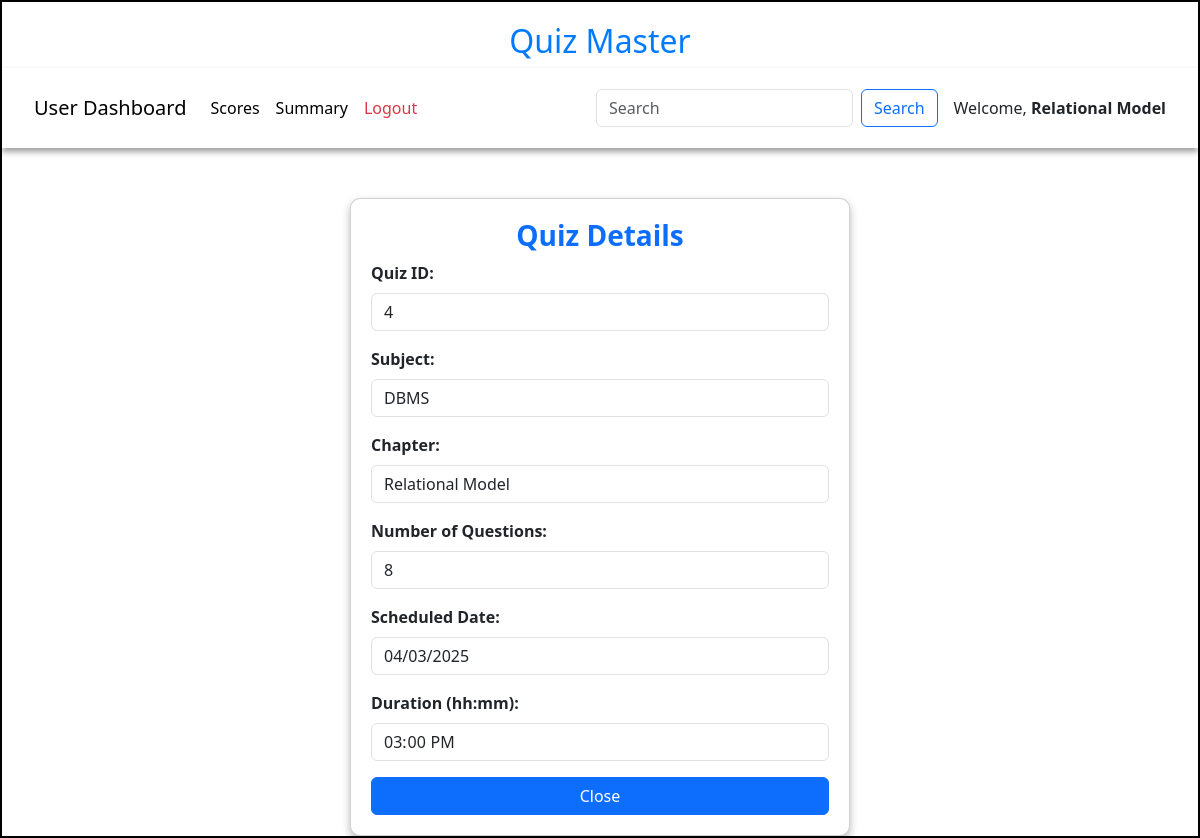
Page /view_quiz/4/Relational Model on the committed database.
### models/models.py (models this page shows)
class Quiz(db.Model):
    id=db.Column(db.Integer,primary_key=True)
    name = db.Column(db.String,unique=True,nullable=False)
    Chapter_id = db.Column(db.Integer,db.ForeignKey("chapter.id"),nullable=False)
    date_of_quiz = db.Column(db.Date(),nullable=False)
    time_duration = db.Column(db.Time(),nullable =False)
    remarks=db.Column(db.String)
    scores= db.relationship("Score",cascade="all,delete",backref="quiz",lazy=True)
    questions = db.relationship("Question",cascade="all,delete",backref="quiz",lazy=True)

class Subject(db.Model):
    id=db.Column(db.Integer,primary_key=True)
    name=db.Column(db.String,unique=True,nullable=False)
    description=db.Column(db.String)
    chapters = db.relationship("Chapter",cascade="all,delete",backref="subject",lazy=True)

class Chapter(db.Model):
    id=db.Column(db.Integer,primary_key=True)
    name=db.Column(db.String,unique=True,nullable=False)
    description=db.Column(db.String)
    Subject_id = db.Column(db.Integer,db.ForeignKey("subject.id"),nullable=False)
    quizes = db.relationship("Quiz",cascade="all,delete",backref="chapter",lazy=True)

### controllers/controller.py (the view)
@app.route('/view_quiz/<id>/<name>')
def view_quiz(id,name):
    quiz = get_quiz(id)
    chapter = Chapter.query.filter_by(id=quiz.Chapter_id).first()
    subject = Subject.query.filter_by(id=chapter.Subject_id).first()
    return render_template("view_quiz.html",quiz=quiz,name=name,chapter=chapter,subject=subject)

### controllers/controller.py (called while the page is built)
def  get_quiz(id):
    quiz = Quiz.query.filter_by(id=id).first()
    return quiz

### templates/view_quiz.html (shortened to what this page needs)
<!DOCTYPE html>
<html lang="en">
<head>
    <link href="https://cdn.jsdelivr.net/npm/bootstrap@5.3.3/dist/css/bootstrap.min.css" rel="stylesheet">
    <link rel="stylesheet" href="/static/css/style.css">
</head>
<body>
    <div id="container">
        <h1 id="heading">Quiz Master</h1>
        <nav class="navbar navbar-expand-lg navbar-light bg-white">
            <div class="container-fluid">
                <a class="navbar-brand" href="#">User Dashboard</a>
                <div class="collapse navbar-collapse" id="navbarNav">
                    <ul class="navbar-nav me-auto">
                        <li class="nav-item">
                            <a class="nav-link active" href="/user_scores/{{ name }}">Scores</a>
                        </li>
                        <li class="nav-item">
                            <a class="nav-link active" href="/user_summary/{{name}}">Summary</a>
                        </li>
                        <li class="nav-item">
                            <a class="nav-link text-danger" href="/login">Logout</a>
                        </li>
                    </ul>
                    <form class="d-flex" method="POST" action="/search/{{name}}">
                        <input class="form-control me-2" type="search" placeholder="Search" name="search_txt" id="search_txt">
                        <button class="btn btn-outline-primary" type="submit">Search</button>
                    </form>
                </div>
                <span class="ms-3">Welcome, <strong>{{name}}</strong></span>
            </div>
        </nav>
        <div id="quiz_detail-panel" style="margin: auto;margin-top: 50px; width: 500px;">
            <div class="card">
                <h3 class="text-center text-primary fw-bold">Quiz Details</h3>
            <form action="/view_quiz/{{quiz.id}}/{{name}}" method="POST">
                <div class="mb-3">
                    <label class="form-label"><b>Quiz ID:</b></label>
                    <input type="text" class="form-control" value="{{quiz.id}}" readonly>
                </div>
                <div class="mb-3">
                    <label class="form-label"><b>Subject:</b></label>
                    <input type="text" class="form-control" value="{{subject.name}}" readonly>
                </div>
                <div class="mb-3">
                    <label class="form-label"><b>Chapter:</b></label>
                    <input type="text" class="form-control" value="{{chapter.name}}" readonly>
                </div>
                <div class="mb-3">
                    <label class="form-label"><b>Number of Questions:</b></label>
                    <input type="text" class="form-control" value="{{quiz.questions | length}}" readonly>
                </div>
                <div class="mb-3">
                    <label class="form-label"><b>Scheduled Date:</b></label>
                    <input type="date" class="form-control" value="{{quiz.date_of_quiz}}" readonly>
                </div>
                <div class="mb-3">
                    <label class="form-label"><b>Duration (hh:mm):</b></label>
                    <input type="time" class="form-control" value="{{quiz.time_duration}}" readonly>
                </div>
                <div class="d-grid">
                    <a href="/user/{{name}}" class="btn btn-primary btn-custom">Close</a>
                </div>
            </form>
            </div>
        </div>
    </div>
</body>
</html>

### static/css/style.css (style rules this page uses)
* { margin: 0px }
#container { border: 2px solid black; margin: auto; min-height: 729px; width: 100%; }
#heading { text-align: center; font-size: 2rem; margin-top: 20px; color: #007bff; }
.navbar { box-shadow: 0px 4px 6px rgba(0, 0, 0, 0.374); padding:20px; }
.card { box-shadow: 0px 4px 8px rgba(0, 0, 0, 0.280); transition: transform 0.2s ease-in-out; border-radius: 10px; padding: 20px; }

### rows in the picture
Quiz: id "4", date_of_quiz "04/03/2025", time_duration "15:00:00"
Subject: name "DBMS"
Chapter: name "Relational Model"

### other values in the picture
{{ name }} "Relational Model"
